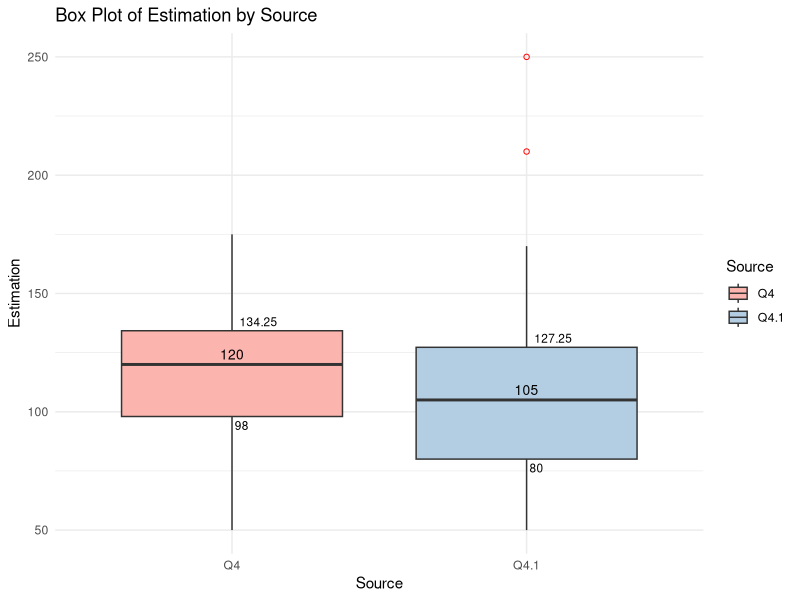
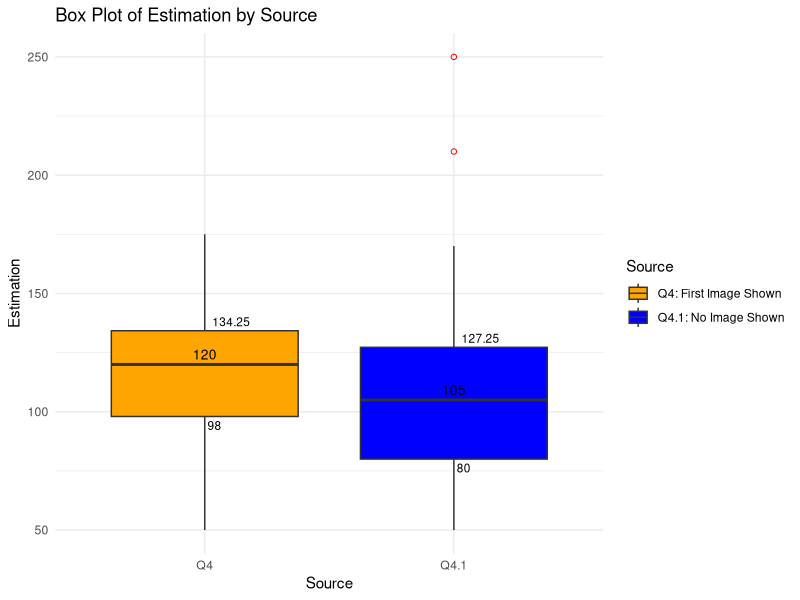
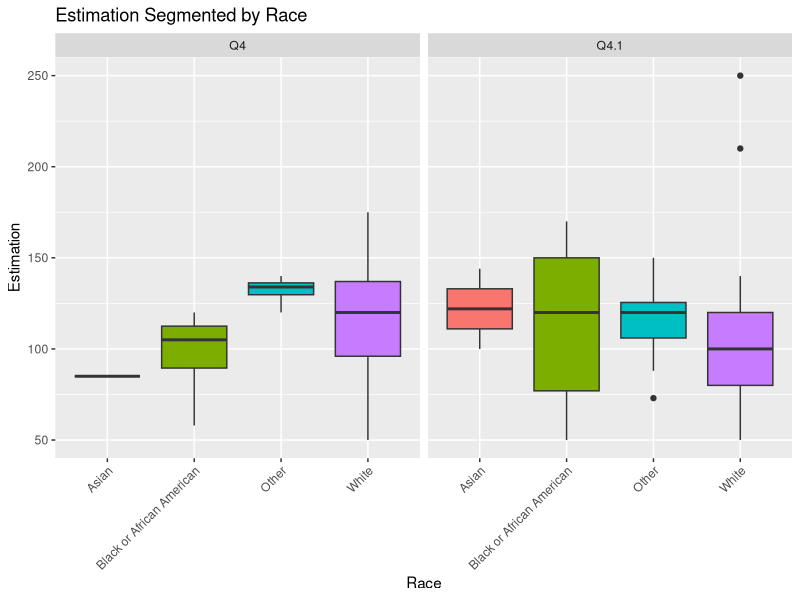

The R source for these figures, in order:
## ---- chunk 1
#| label: load-packages
library(tidyverse)
library(dplyr)
library(ggplot2)
library(tidytext)
library(jsonlite)
## ---- chunk 2
#| label: import-data

study_data_cleaned <- read.csv("data/study_data_cleaned.csv")
demographic_data_cleaned <- read.csv("data/demographic_prolific_data_cleaned.csv")

## ---- chunk 3

# Merge the datasets based on the common column "custom_id_prolific"
merged_data <- merge(study_data_cleaned, demographic_data_cleaned, by = "Custom_id_prolific", all.x = TRUE)

# all.x = TRUE will keep all rows from study_data_cleaned even if there is no match in demographic_data_cleaned
# If you want to keep all rows from demographic_data_cleaned, use all.y = TRUE instead.

# View the merged dataset
head(merged_data)

## ---- chunk 4
#| label: import-data

all_data <- read.csv("data/merged_data.csv")

## ---- chunk 5
#create 2 datasets based on each question

q4_data <- all_data[!is.na(all_data$Q4) & is.na(all_data$Q4.1), ]

# Subset rows where Q4.1 has values and Q4 is NA
q4.1_data <- all_data[is.na(all_data$Q4) & !is.na(all_data$Q4.1), ]


# For Q4_data
q4_data <- mutate(q4_data, difference = Q4 - 119)

# For Q4.1_data
q4.1_data <- mutate(q4.1_data, difference = Q4.1 - 119)


## ---- chunk 6
#Generating statistics 

# For Q4_data
mean_estimation_Q4_data <- mean(q4_data$Q4, na.rm = TRUE)
cat("Mean of estimation column for Q4_data:", mean_estimation_Q4_data, "\n")

mean_difference_Q4_data <- mean(q4_data$difference, na.rm = TRUE)
cat("Mean of difference column for Q4_data:", mean_difference_Q4_data, "\n")

# For Q4.1_data

mean_estimation_Q4.1_data <- mean(q4.1_data$Q4.1, na.rm = TRUE)
cat("Mean of estimation column for Q4_data:", mean_estimation_Q4.1_data, "\n")

mean_difference_Q4.1_data <- mean(q4.1_data$difference, na.rm = TRUE)
cat("Mean of difference column for Q4.1_data:", mean_difference_Q4.1_data, "\n")


# Calculate the sum for Q4_data
sum_Q4_data <- sum(q4_data$Q4, na.rm = TRUE)
cat("Sum of values for Q4 column in Q4_data:", sum_Q4_data, "\n")

# Calculate the sum for Q4.1_data
sum_Q4.1_data <- sum(q4.1_data$Q4.1, na.rm = TRUE)
cat("Sum of values for Q4.1 column in Q4.1_data:", sum_Q4.1_data, "\n")


## ---- chunk 7
library(dplyr)

# Assuming your dataset is named merged_data

merged_data <- merged_data %>%
  filter(!is.na(Custom_id_prolific))

estimation_data <- merged_data %>%
  mutate(
    Estimation = coalesce(Q4, Q4.1),  # coalesce will pick the first non-NA value
    Source = case_when(
      !is.na(Q4) ~ "Q4",   # If Q4 is not NA, then Source is 'Q4'
      !is.na(Q4.1) ~ "Q4.1" # If Q4.1 is not NA, then Source is 'Q4.1'
    )
  )

# View the first few rows of the modified dataframe
head(estimation_data)


# Assuming your dataset is already in your environment and named merged_data
mean_estimations <- estimation_data %>%
  group_by(Source) %>%
  summarise(
    Mean_Estimation = mean(Estimation, na.rm = TRUE)  # Calculating mean and removing any NAs
  )

# View the results
print(mean_estimations)

## ---- chunk 8
library(ggplot2)

# Base plot
p <- ggplot(estimation_data, aes(x = Source, y = Estimation, fill = Source)) +
  geom_boxplot(outlier.colour = "red", outlier.shape = 1) + # Color and shape for outliers
  labs(title = "Box Plot of Estimation by Source",
       x = "Source",
       y = "Estimation") +
  theme_minimal() +
  scale_fill_brewer(palette = "Pastel1")

# Add median labels
p <- p + stat_summary(fun = median, geom = "text", aes(label = round(after_stat(y), 2)),
                      position = position_dodge(width = 0.75), vjust = -0.5,
                      color = "black", size = 3.5)

# Add quartile labels using `geom_text` directly with a new calculation
# Calculate quartiles and other stats to annotate manually
boxplot_stats <- estimation_data %>%
  group_by(Source) %>%
  summarise(
    lower = quantile(Estimation, probs = 0.25, na.rm = TRUE),
    upper = quantile(Estimation, probs = 0.75, na.rm = TRUE)
  ) %>%
  tidyr::pivot_longer(-Source, names_to = "Quartile", values_to = "Value")

# Add quartile labels
p <- p + geom_text(data = boxplot_stats, aes(x = Source, y = Value, label = round(Value, 2)),
                   position = position_dodge(width = 0.75), 
                   vjust = ifelse(boxplot_stats$Quartile == "lower", 1.5, -0.5), # Move lower quartile up
                   hjust = -0.2, size = 3, check_overlap = TRUE)

# Print the plot with labels
print(p)

# Change legend labels
p <- p + scale_fill_manual(values = c("Q4" = "orange", "Q4.1" = "blue"),
                           labels = c("Q4: First Image Shown", "Q4.1: No Image Shown"))

# Print the plot with labels
print(p)


## ---- chunk 9
#create a better cleaned dataset for analysis 

analysis_data <- estimation_data |> 
  select(Custom_id_prolific, Q2, Duration..in.seconds., Q3, Q3_5_TEXT, Age, Sex, Estimation, Source)
## ---- chunk 10

with_picture_data <- filter(analysis_data, Source == "Q4") 
without_picture_data <- filter(analysis_data, Source == "Q4.1") 

mean_picture <- mean(with_picture_data$Estimation)
mean_without_picture <- mean(without_picture_data$Estimation)

cat("Mean estimate for the group shown the anchor (10 marbles):", mean_picture, "\n")
cat("Mean estimate for the group not shown the anchor:", mean_without_picture, "\n")

# Perform a t-test to compare the means of the two groups
t_test_result <- t.test(with_picture_data$Estimation, without_picture_data$Estimation)

# Print the t-test result
print(t_test_result)



## ---- chunk 11

# Create a box plot with the legend removed
ggplot(analysis_data, aes(x = Q3, y = Estimation, fill = Q3)) +
  geom_boxplot() +
  labs(x = "Race", y = "Estimation") +
  ggtitle("Estimation Segmented by Race") +
  facet_wrap(~ Source) +
  theme(axis.text.x = element_text(angle = 45, hjust = 1)) +
  guides(fill = FALSE)


## ---- chunk 12
# Assuming your dataset is named analysis_data

# Define a lookup table for race
race_labels <- c("1" = "Asian", "2" = "Black or African American", "3" = "Other", "4" = "White")  # Adjust the labels as per your dataset


# Load necessary libraries
library(ggplot2)
library(tibble)

# Create the box plot
boxplot <- ggplot(analysis_data, aes(x = Q3, y = Estimation, fill = Q3)) +
  geom_boxplot() +
  labs(x = "Race", y = "Estimation") +
  ggtitle("Estimation Segmented by Race") +
  facet_wrap(~ Source) +
  theme(axis.text.x = element_text(angle = 45, hjust = 1))

# Extract the data used to create the plot
plot_data <- ggplot_build(boxplot)$data

# Filter the data for the boxplots
boxplot_data <- plot_data[[1]]

# Organize the data into a table
boxplot_table <- as_tibble(boxplot_data)
boxplot_table <- boxplot_table[, c("group", "x", "lower", "middle", "upper", "ymax", "ymin")]

# Rename the columns for clarity
colnames(boxplot_table) <- c("Source", "Race", "Lower Whisker", "Lower Hinge", "Median", "Upper Hinge", "Upper Whisker")


# Replace numeric race values with corresponding text labels
boxplot_table$Race <- race_labels[as.character(boxplot_table$Race)]

# Print the table
print(boxplot_table)
